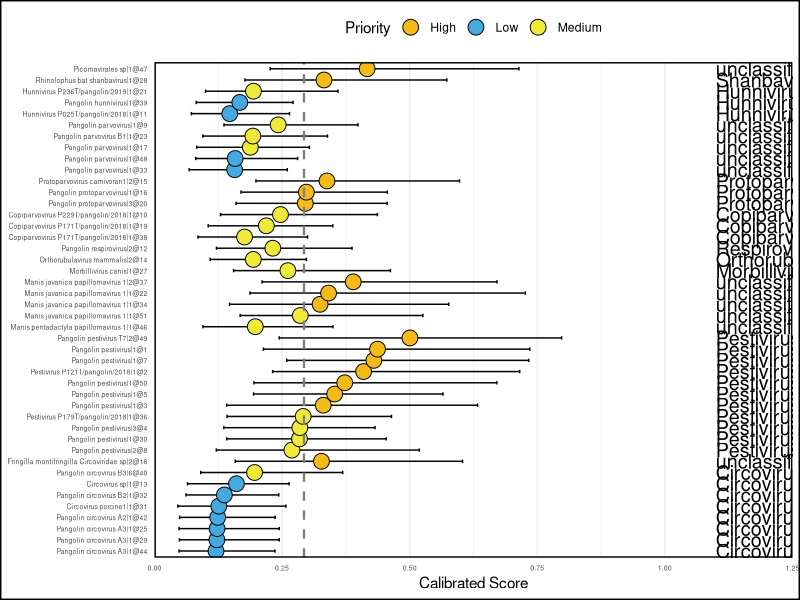

Recreate this plot in R.

library(ggplot2)
library(dplyr)

rm(list=ls())
df <- read.csv("2_result.predictions.csv", header = TRUE)

df <- df %>%
  arrange(Family, Genus, calibrated_score_mean)

df$Species_vOUT_nums <- factor(df$Species_vOUT_nums, levels = df$Species_vOUT_nums)
df$Genus <- factor(df$Genus, levels = unique(df$Genus))

priority_colors <- c("Low" = "#45a9e0", "Medium" = "#efea3a", 
                     "High" = "#f4ba19", "Very High" = "#e71f18")

p <- ggplot(df, aes(y = Species_vOUT_nums, x = calibrated_score_mean)) +
  geom_errorbar(aes(xmin = calibrated_score_lower, xmax = calibrated_score_upper), 
                width = 0.3, color = "black") + 
  geom_point(aes(fill = priority_category), 
             shape = 21, size = 5, color = "black") + 
  scale_fill_manual(values = priority_colors) + 
  scale_x_continuous(limits = c(0, 1.25), expand = c(0, 0)) + 
  labs(x = "Calibrated Score", y = NULL, fill = "Priority") +
  geom_vline(xintercept = 0.293, linetype = "dashed", color = "grey50", size = 0.8) +
  geom_text(aes(x = 1.1, label = Genus), 
            size = 5, hjust = 0, vjust = 0.5) + 
  expand_limits(x = 2) + 

  theme_minimal() +
  theme(
    legend.position = "top",
    axis.text.y = element_text(size = 5, hjust = 1),
    panel.grid.major.y = element_blank(),
    axis.text.x = element_text(size = 5),
    

    panel.border = element_rect(color = "black", fill = NA, size = 1),
    plot.background = element_rect(color = "black", fill = NA, size = 1)
  )

p
